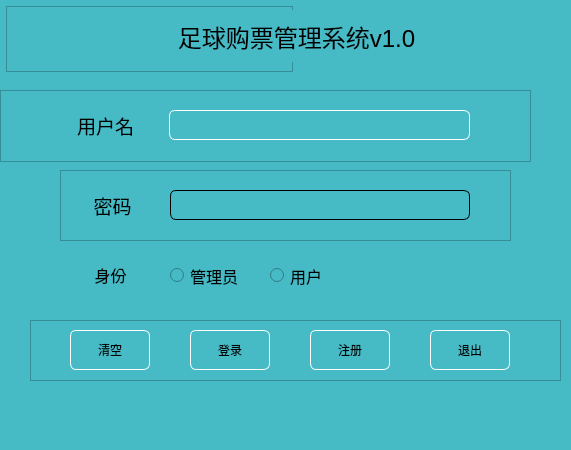
<?xml version="1.0" encoding="UTF-8"?>
<ui version="4.0">
 <class>Login_page</class>
 <widget class="QMainWindow" name="Login_page">
  <property name="geometry">
   <rect>
    <x>0</x>
    <y>0</y>
    <width>571</width>
    <height>450</height>
   </rect>
  </property>
  <property name="minimumSize">
   <size>
    <width>495</width>
    <height>450</height>
   </size>
  </property>
  <property name="maximumSize">
   <size>
    <width>571</width>
    <height>450</height>
   </size>
  </property>
  <property name="windowTitle">
   <string>登录界面</string>
  </property>
  <property name="windowIcon">
   <iconset resource="resource.qrc">
    <normaloff>:/Qt-picture/UEFA.jpg</normaloff>:/Qt-picture/UEFA.jpg</iconset>
  </property>
  <property name="styleSheet">
   <string notr="true">background-color: rgb(70, 186, 197);</string>
  </property>
  <widget class="QWidget" name="centralwidget">
   <widget class="QFrame" name="frame">
    <property name="geometry">
     <rect>
      <x>6</x>
      <y>6</y>
      <width>287</width>
      <height>66</height>
     </rect>
    </property>
    <property name="frameShape">
     <enum>QFrame::Shape::StyledPanel</enum>
    </property>
    <property name="frameShadow">
     <enum>QFrame::Shadow::Raised</enum>
    </property>
    <layout class="QGridLayout" name="gridLayout"/>
   </widget>
   <widget class="QFrame" name="frame_2">
    <property name="geometry">
     <rect>
      <x>0</x>
      <y>90</y>
      <width>531</width>
      <height>72</height>
     </rect>
    </property>
    <property name="frameShape">
     <enum>QFrame::Shape::StyledPanel</enum>
    </property>
    <property name="frameShadow">
     <enum>QFrame::Shadow::Raised</enum>
    </property>
    <widget class="QLineEdit" name="userBtn">
     <property name="geometry">
      <rect>
       <x>169</x>
       <y>20</y>
       <width>301</width>
       <height>30</height>
      </rect>
     </property>
     <property name="minimumSize">
      <size>
       <width>90</width>
       <height>30</height>
      </size>
     </property>
     <property name="styleSheet">
      <string notr="true">QLineEdit{ border-radius: 6px;
border:1px solid white; }</string>
     </property>
     <property name="inputMask">
      <string/>
     </property>
     <property name="text">
      <string/>
     </property>
    </widget>
    <widget class="QLabel" name="label2">
     <property name="geometry">
      <rect>
       <x>50</x>
       <y>20</y>
       <width>111</width>
       <height>30</height>
      </rect>
     </property>
     <property name="minimumSize">
      <size>
       <width>0</width>
       <height>30</height>
      </size>
     </property>
     <property name="font">
      <font>
       <pointsize>14</pointsize>
      </font>
     </property>
     <property name="text">
      <string>用户名</string>
     </property>
     <property name="alignment">
      <set>Qt::AlignmentFlag::AlignCenter</set>
     </property>
    </widget>
   </widget>
   <widget class="QFrame" name="frame_3">
    <property name="geometry">
     <rect>
      <x>60</x>
      <y>170</y>
      <width>451</width>
      <height>71</height>
     </rect>
    </property>
    <property name="frameShape">
     <enum>QFrame::Shape::StyledPanel</enum>
    </property>
    <property name="frameShadow">
     <enum>QFrame::Shadow::Raised</enum>
    </property>
    <widget class="QLineEdit" name="passwordBtn">
     <property name="geometry">
      <rect>
       <x>110</x>
       <y>20</y>
       <width>300</width>
       <height>30</height>
      </rect>
     </property>
     <property name="minimumSize">
      <size>
       <width>90</width>
       <height>30</height>
      </size>
     </property>
     <property name="styleSheet">
      <string notr="true">QLineEdit{ border-radius: 6;
border:1px solid black; }</string>
     </property>
     <property name="text">
      <string/>
     </property>
     <property name="echoMode">
      <enum>QLineEdit::EchoMode::Password</enum>
     </property>
    </widget>
    <widget class="QLabel" name="label3">
     <property name="geometry">
      <rect>
       <x>7</x>
       <y>20</y>
       <width>91</width>
       <height>30</height>
      </rect>
     </property>
     <property name="minimumSize">
      <size>
       <width>0</width>
       <height>30</height>
      </size>
     </property>
     <property name="font">
      <font>
       <pointsize>14</pointsize>
      </font>
     </property>
     <property name="text">
      <string>密码</string>
     </property>
     <property name="alignment">
      <set>Qt::AlignmentFlag::AlignCenter</set>
     </property>
    </widget>
   </widget>
   <widget class="QFrame" name="frame_5">
    <property name="geometry">
     <rect>
      <x>30</x>
      <y>320</y>
      <width>531</width>
      <height>61</height>
     </rect>
    </property>
    <property name="frameShape">
     <enum>QFrame::Shape::StyledPanel</enum>
    </property>
    <property name="frameShadow">
     <enum>QFrame::Shadow::Raised</enum>
    </property>
    <widget class="QPushButton" name="clearBtn">
     <property name="geometry">
      <rect>
       <x>40</x>
       <y>10</y>
       <width>80</width>
       <height>40</height>
      </rect>
     </property>
     <property name="minimumSize">
      <size>
       <width>60</width>
       <height>40</height>
      </size>
     </property>
     <property name="styleSheet">
      <string notr="true">QPushButton{border-radius: 6;border:1px solid white;}
QPushButton:hover{border:2px solid black;}</string>
     </property>
     <property name="text">
      <string>清空</string>
     </property>
    </widget>
    <widget class="QPushButton" name="loginBtn">
     <property name="geometry">
      <rect>
       <x>160</x>
       <y>10</y>
       <width>80</width>
       <height>40</height>
      </rect>
     </property>
     <property name="minimumSize">
      <size>
       <width>80</width>
       <height>40</height>
      </size>
     </property>
     <property name="styleSheet">
      <string notr="true">QPushButton{border-radius: 6;
border:1px solid white;}
QPushButton:hover{border:2px solid black;}</string>
     </property>
     <property name="text">
      <string>登录</string>
     </property>
    </widget>
    <widget class="QPushButton" name="signupBtn">
     <property name="geometry">
      <rect>
       <x>280</x>
       <y>10</y>
       <width>80</width>
       <height>40</height>
      </rect>
     </property>
     <property name="minimumSize">
      <size>
       <width>80</width>
       <height>40</height>
      </size>
     </property>
     <property name="styleSheet">
      <string notr="true">QPushButton{border-radius: 6;
border:1px solid white;}
QPushButton:hover{border:2px solid black;}</string>
     </property>
     <property name="text">
      <string>注册</string>
     </property>
    </widget>
    <widget class="QPushButton" name="exitBtn">
     <property name="geometry">
      <rect>
       <x>400</x>
       <y>10</y>
       <width>80</width>
       <height>40</height>
      </rect>
     </property>
     <property name="minimumSize">
      <size>
       <width>80</width>
       <height>40</height>
      </size>
     </property>
     <property name="styleSheet">
      <string notr="true">QPushButton{border-radius: 6;
border:1px solid white;}
QPushButton:hover{border:2px solid black;}</string>
     </property>
     <property name="text">
      <string>退出</string>
     </property>
    </widget>
   </widget>
   <widget class="QLabel" name="label1">
    <property name="geometry">
     <rect>
      <x>160</x>
      <y>10</y>
      <width>273</width>
      <height>52</height>
     </rect>
    </property>
    <property name="font">
     <font>
      <pointsize>18</pointsize>
     </font>
    </property>
    <property name="layoutDirection">
     <enum>Qt::LayoutDirection::LeftToRight</enum>
    </property>
    <property name="styleSheet">
     <string notr="true"/>
    </property>
    <property name="text">
     <string>足球购票管理系统v1.0</string>
    </property>
    <property name="alignment">
     <set>Qt::AlignmentFlag::AlignCenter</set>
    </property>
    <property name="margin">
     <number>0</number>
    </property>
   </widget>
   <widget class="QRadioButton" name="radioButton_2">
    <property name="geometry">
     <rect>
      <x>270</x>
      <y>260</y>
      <width>101</width>
      <height>31</height>
     </rect>
    </property>
    <property name="minimumSize">
     <size>
      <width>0</width>
      <height>30</height>
     </size>
    </property>
    <property name="font">
     <font>
      <pointsize>12</pointsize>
     </font>
    </property>
    <property name="text">
     <string>用户</string>
    </property>
    <property name="checkable">
     <bool>true</bool>
    </property>
    <property name="checked">
     <bool>false</bool>
    </property>
   </widget>
   <widget class="QRadioButton" name="radioButton">
    <property name="geometry">
     <rect>
      <x>170</x>
      <y>260</y>
      <width>91</width>
      <height>31</height>
     </rect>
    </property>
    <property name="minimumSize">
     <size>
      <width>0</width>
      <height>30</height>
     </size>
    </property>
    <property name="font">
     <font>
      <pointsize>12</pointsize>
     </font>
    </property>
    <property name="text">
     <string>管理员</string>
    </property>
   </widget>
   <widget class="QLabel" name="label4">
    <property name="geometry">
     <rect>
      <x>80</x>
      <y>260</y>
      <width>61</width>
      <height>30</height>
     </rect>
    </property>
    <property name="minimumSize">
     <size>
      <width>0</width>
      <height>30</height>
     </size>
    </property>
    <property name="font">
     <font>
      <pointsize>12</pointsize>
     </font>
    </property>
    <property name="text">
     <string>身份</string>
    </property>
    <property name="alignment">
     <set>Qt::AlignmentFlag::AlignCenter</set>
    </property>
   </widget>
  </widget>
  <widget class="QMenuBar" name="menubar">
   <property name="geometry">
    <rect>
     <x>0</x>
     <y>0</y>
     <width>571</width>
     <height>18</height>
    </rect>
   </property>
  </widget>
  <widget class="QStatusBar" name="statusbar"/>
 </widget>
 <resources>
  <include location="resource.qrc"/>
 </resources>
 <connections/>
</ui>
